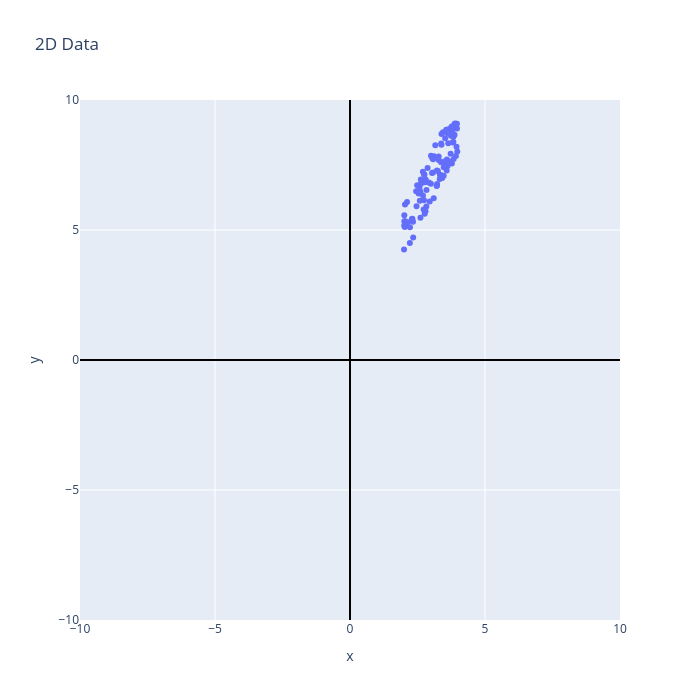

Notebook code cell kept with this figure:
### Markdown cell above
Let's visualize the dataset first.

### Code cell
fig = px.scatter(df, x='x', y='y', title='2D Data', width=700, height=700)
fig.update_xaxes(range=[-10, 10], zeroline=True, zerolinewidth=2, zerolinecolor='black')
fig.update_yaxes(range=[-10, 10], zeroline=True, zerolinewidth=2, zerolinecolor='black')
